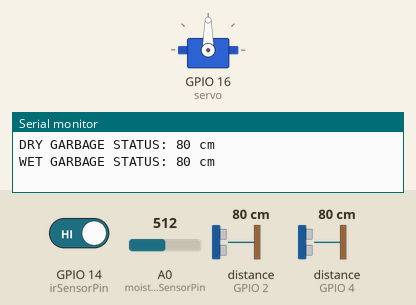
Simulated run of this sketch. Board: ESP8266 (NodeMCU). On the bench: servo, the last lines printed to the serial monitor. Inputs (shaded band) come from the test bench; at power-on: GPIO 14 (irSensorPin) HIGH, A0 (moistureSensorPin) = 512, distance to the obstacle (sensors on GPIO 2, GPIO 4) 80 cm. The echo pulse lasts 58.3 µs per cm; WiFi joins after 1.5 s; servers stay silent unless stated.

Above: at 5.0 s.
5.1 s: GPIO 14 (irSensorPin) driven LOW
At 10.0 s:
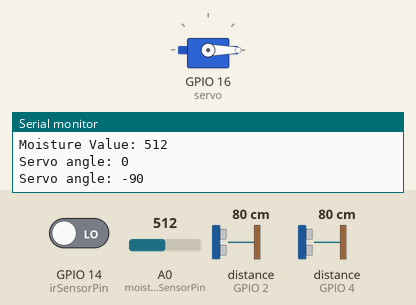
11.9 s: A0 (moistureSensorPin) set to 1010
At 16.7 s:
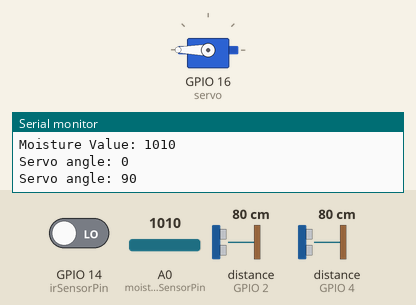
Timing chart, 0 to 24.5 s (numbered marks = the images above; inputs shaded):
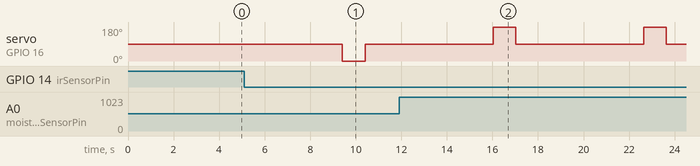

The sketch:

Segregation_irsensor.ino
```cpp
#define BLYNK_TEMPLATE_ID "TMPL3j_NUjYJN"
#define BLYNK_TEMPLATE_NAME "Portable Garbage bin with Segregation"
#define BLYNK_AUTH_TOKEN "yUDkE0BZpDBfODfkJR-Qd5vZQEIr-pmD"

#include <ESP8266WiFi.h>
#include <BlynkSimpleEsp8266.h>
#include <Ultrasonic.h>
#include <Servo.h>

char ssid[] = "ArunYadav"; // Your WiFi network SSID
char pass[] = "chinmay2004";  //Password


const int moistureSensorPin = A0;  //moisture

#define TRIGGER_PIN1 5 // GPIO5  U1  D1 DRY
#define ECHO_PIN1 4    // GPIO4  U1  D2 DRY
#define TRIGGER_PIN2 0 // GPIO0  U2  D3 WET
#define ECHO_PIN2 2    // GPIO2  U2  D4 WET
#define irSensorPin 14 // Assuming IR sensor is connected to pin D5 (GPIO 14)
#define DISTANCE_THRESHOLD 10


BlynkTimer timer;
Servo servo;

Ultrasonic ultrasonic1(TRIGGER_PIN1, ECHO_PIN1);   //Dry
Ultrasonic ultrasonic2(TRIGGER_PIN2, ECHO_PIN2);   //Wet


void notifydry(int distance) {

  if (distance < DISTANCE_THRESHOLD) {
    Blynk.logEvent("dry_bin_is_about_to_full","Your Dry waste is about to Full!"); //Enter your Event Name

  }
}

void notifywet(int distance) {

  if (distance < DISTANCE_THRESHOLD) {
    Blynk.logEvent("wet_bin_is_about_to_full","Your Wet waste is about to Full!"); //Enter your Event Name

  }
}


void setup() {
  Serial.begin(9600);
  Blynk.begin(BLYNK_AUTH_TOKEN, ssid, pass);
  pinMode(irSensorPin, INPUT);
  servo.attach(16); //D0
  delay(2000);

}


void loop() {
  Blynk.run();
  timer.run();
  int sensorValue = digitalRead(irSensorPin);
  unsigned int distance1;
  unsigned int distance2;

  delay(1000);
  if(sensorValue==0){
    int moistureValue = analogRead(moistureSensorPin);
    Serial.print("Moisture Value: ");
    Serial.println(moistureValue);

    if (moistureValue < 1000) {
      // Soil is dry, turn the servo by 90 degrees
      setServoAngle(0);
      delay(100);

      setServoAngle(-90);
      delay(1000);

      setServoAngle(0);
      delay(1000);

    }
    else {
      // Soil is wet, turn the servo to the initial position (0 degrees)
      setServoAngle(0);
      delay(100);

      setServoAngle(90);
      delay(1000);

      setServoAngle(0);
      delay(1000);

    }
  }

  distance1 = ultrasonic1.read(); // Read distance in centimeters
  distance2 = ultrasonic2.read();
  Serial.print("DRY GARBAGE STATUS: ");
  Serial.print(distance1);
  Serial.println(" cm");
  Serial.print("WET GARBAGE STATUS: ");
  Serial.print(distance2);
  Serial.println(" cm");
  delay(1000); // Wait for a second before taking another reading
  Blynk.virtualWrite(V0, distance1);
  Blynk.virtualWrite(V1, distance2);
  delay(500);

  if (distance1 == 0) {
    Serial.println("Error: out of range");
  }
  else {
    Serial.print("Distance: ");
    Serial.print(distance1);
    Serial.println(" cm");
    notifydry(distance1);
    Blynk.virtualWrite(V0, distance1); // Write distance value to Blynk virtual pin V5
  }
  delay(500);

  if (distance2 == 0) {
    Serial.println("Error: out of range");
  }
  else {
    Serial.print("Distance: ");
    Serial.print(distance2);
    Serial.println(" cm");
    notifywet(distance2);
    Blynk.virtualWrite(V1, distance2); // Write distance value to Blynk virtual pin V5
  }
  delay(500);


  delay(1000);


}


void setServoAngle(int angle) {
  // Map the angle to the servo range (0 to 180)
  int mappedAngle = map(angle, -90, 90, 0, 180);

  // Set the servo position
  servo.write(mappedAngle);

  // Print the angle to the Serial Monitor
  Serial.print("Servo angle: ");
  Serial.println(angle);
}
```

Measured:
- after the input at 5.1 s, servo on GPIO 16 (servo): 90° → 0° after 4.3 s, → 90° 1.0 s later
